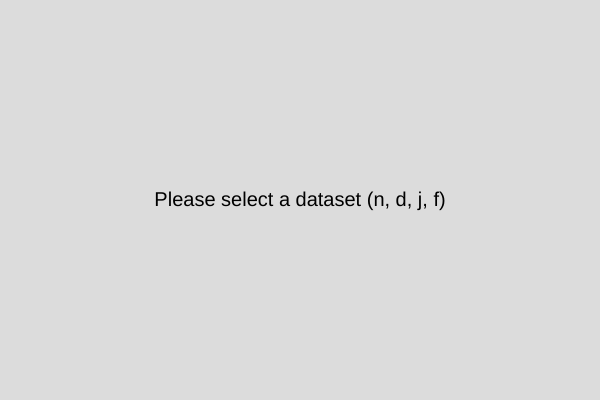
Frame 1 (no input)
Frame 2 (the mouse pressed at the canvas centre, redrawn once): identical to frame 1, image omitted

The p5.js sketch that drew this single still picture (run headless with seeded random() and noise() and a simulated clock; the mouse was pressed at the canvas centre and the sketch redrawn once):

// p5.js sketch
// ── sketch.js
class DataVisualization {
  constructor() {
    this.data = {};
    this.currentDataset = null;
    this.yAxisOffset = 40;
    this.width = 600;
    this.height = 400;
    this.daysInMonth = {
      'nov': 30,
      'dec': 31,
      'jan': 31,
      'feb': 28,
    };
  }

  addData(label, dataValues) {
    this.data[label] = dataValues.map(value => parseFloat(value));
  }

  setup() {
    createCanvas(this.width, this.height);
    noLoop();
  }

  draw() {
    background(220);

    if (!this.currentDataset) {
      textAlign(CENTER, CENTER);
      textSize(20);
      text("Please select a dataset (n, d, j, f)", this.width / 2, this.height / 2);
      return;
    }

    let dataToDraw = this.data[this.currentDataset];

    if (!dataToDraw) {
      textAlign(CENTER, CENTER);
      textSize(20);
      text("No data for the selected dataset.", this.width / 2, this.height / 2);
      return;
    }

    let numDataPoints = this.daysInMonth[this.currentDataset];
    let dx = (this.width - this.yAxisOffset - 40) / (numDataPoints - 1);

    let minValue = Math.min(...dataToDraw);
    let maxValue = Math.max(...dataToDraw);

    let px = this.yAxisOffset;
    let py = this.mapY(dataToDraw[0], minValue, maxValue);

    for (let i = 1; i < dataToDraw.length; i++) {
      let cx = this.yAxisOffset + dx * i;
      let cy = this.mapY(dataToDraw[i], minValue, maxValue);

      line(px, py, cx, cy);
      px = cx;
      py = cy;
    }

    this.axes(numDataPoints);
    this.labels();
    this.drawDays(numDataPoints);
    this.drawDatasetLabel();
  }

  mapY(value, minValue, maxValue) {
    return map(value, minValue, maxValue, this.height * 0.8, this.height * 0.2);
  }

  axes(numDataPoints) {
    line(this.yAxisOffset, this.height * 0.1, this.yAxisOffset, this.height * 0.88);
    line(this.yAxisOffset, this.height * 0.88, this.width - 40, this.height * 0.88);

    for (let i = 0; i <= 3; i++) {
      let yPosition = map(i, 0, 3, this.height * 0.8, this.height * 0.2);
      textAlign(RIGHT, CENTER);
      textSize(12);
      text(i, this.yAxisOffset - 10, yPosition);
    }

    for (let i = 0; i < numDataPoints; i++) {
      let xPosition = this.yAxisOffset + (this.width - this.yAxisOffset - 40) * (i / (numDataPoints - 1));
      line(xPosition, this.height * 0.88, xPosition, this.height * 0.9);
    }
  }

  labels() {
    textAlign(CENTER, CENTER);
    textSize(16);
    text("Day of Month", this.width / 2, this.height * 0.95);
    textSize(20);
    text("Data Visualization", this.width / 2, this.height * 0.05);

    textAlign(CENTER, CENTER);
    push();
    translate(this.yAxisOffset - 30, this.height / 2);
    rotate(PI * 1.5);
    textSize(16);
    text("Value", 0, 0);
    pop();
  }

  drawDays(numDataPoints) {
    let dataToDraw = this.data[this.currentDataset];
    for (let i = 0; i < numDataPoints; i++) {
      let xPosition = this.yAxisOffset + (this.width - this.yAxisOffset - 40) * (i / (numDataPoints - 1));
      textAlign(CENTER, CENTER);
      textSize(12);
      text(i + 1, xPosition, this.height * 0.91);
    }
  }

  drawDatasetLabel() {
    textAlign(CENTER, CENTER);
    textSize(18);
    text(this.currentDataset.toUpperCase(), this.width / 2, this.height * 0.1);
  }

  keyPressed() {
    if (key === 'n' || key === 'N') this.currentDataset = 'nov';
    else if (key === 'd' || key === 'D') this.currentDataset = 'dec';
    else if (key === 'j' || key === 'J') this.currentDataset = 'jan';
    else if (key === 'f' || key === 'F') this.currentDataset = 'feb';
    redraw();
  }
}

let dataViz;

function preload() {
  dataViz = new DataVisualization();
  dataViz.addData('nov', [1, 2, 3, 4, 2, 3, 1, 0, 5, 3, 2, 4, 1, 0, 2, 1, 0, 3, 2, 4, 5, 0, 0, 3, 1, 0, 2, 4, 0, 3, 2]);
  dataViz.addData('dec', [2, 3, 1, 4, 2, 0, 3, 5, 1, 4, 3, 0, 4, 1, 3, 2, 5, 4, 1, 2, 0, 3, 1, 4, 0, 3, 2, 0, 1, 3, 4]);
  dataViz.addData('jan', [1, 2, 1, 0, 3, 4, 2, 1, 3, 2, 4, 1, 0, 0, 2, 3, 4, 1, 3, 2, 0, 1, 3, 2, 4, 0, 3, 1, 2, 4, 1]);
  dataViz.addData('feb', [2, 3, 4, 1, 2, 0, 3, 1, 4, 5, 3, 2, 4, 3, 1, 0, 2, 3, 1, 4, 0, 3, 2, 0, 1, 5, 4, 3, 2, 0, 1]);
}

function setup() {
  dataViz.setup();
}

function draw() {
  dataViz.draw();
}

function keyPressed() {
  dataViz.keyPressed();
}
